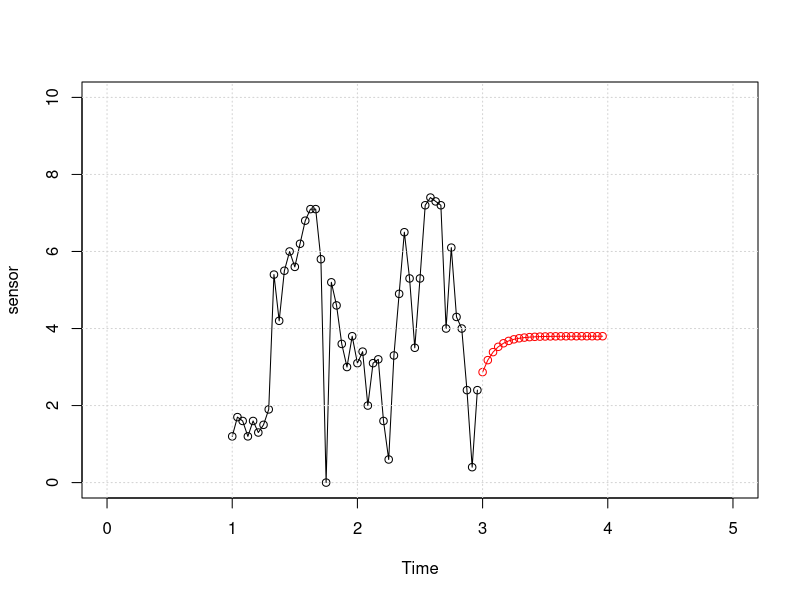
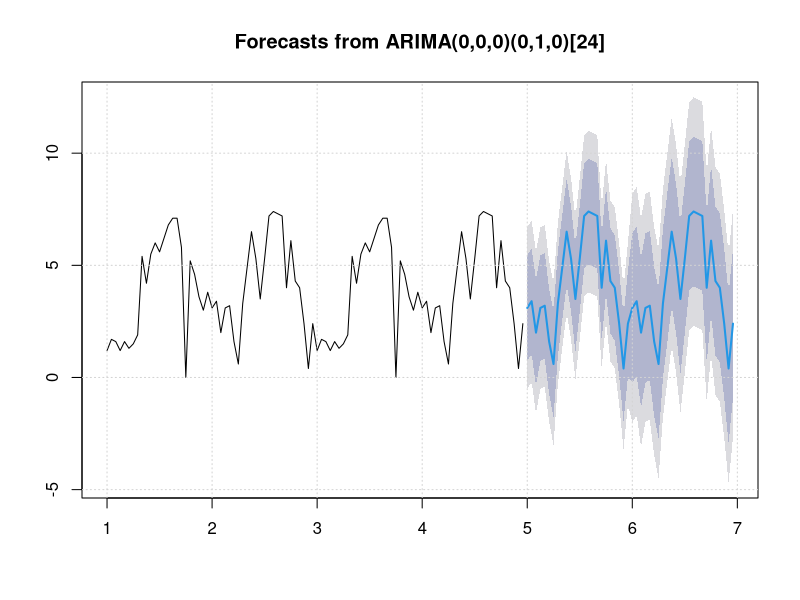
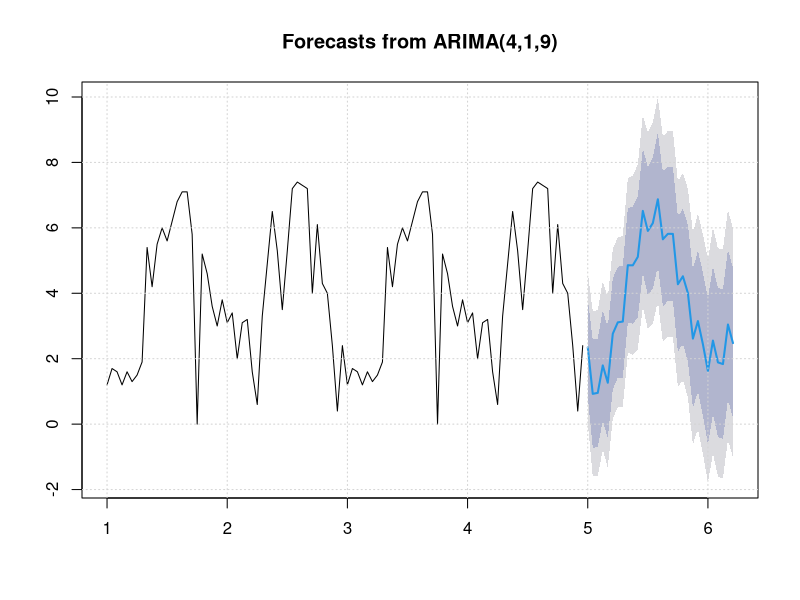

The R source for these figures, in order:


library(ggplot2)
library(forecast)
library(tseries)

value <- c(1.2, 1.7, 1.6, 1.2, 1.6, 1.3, 1.5, 1.9, 5.4, 4.2, 5.5, 6, 5.6, 
           6.2, 6.8, 7.1, 7.1, 5.8, 0, 5.2, 4.6, 3.6, 3, 3.8, 3.1, 3.4, 
           2, 3.1, 3.2, 1.6, 0.6, 3.3, 4.9, 6.5, 5.3, 3.5, 5.3, 7.2, 7.4, 
           7.3, 7.2, 4, 6.1, 4.3, 4, 2.4, 0.4, 2.4)

sensor<-ts(value,frequency=24)  # 24 hours
fit <- auto.arima(sensor)
LH.pred<-predict(fit,n.ahead=24)
plot(sensor,ylim=c(0,10),xlim=c(0,5),type="o", lwd="1")
lines(LH.pred$pred,col="red",type="o",lwd="1")
grid()


library(forecast)
value <- c(1.2,1.7,1.6, 1.2, 1.6, 1.3, 1.5, 1.9, 5.4, 4.2, 5.5, 6.0, 5.6, 6.2, 6.8, 7.1, 7.1, 5.8, 0.0, 5.2, 4.6, 3.6, 3.0, 3.8, 3.1, 3.4, 2.0, 3.1, 3.2, 1.6, 0.6, 3.3, 4.9, 6.5, 5.3, 3.5, 5.3, 7.2, 7.4, 7.3, 7.2, 4.0, 6.1, 4.3, 4.0, 2.4, 0.4, 2.4, 1.2,1.7,1.6, 1.2, 1.6, 1.3, 1.5, 1.9, 5.4, 4.2, 5.5, 6.0, 5.6, 6.2, 6.8, 7.1, 7.1, 5.8, 0.0, 5.2, 4.6, 3.6, 3.0, 3.8, 3.1, 3.4, 2.0, 3.1, 3.2, 1.6, 0.6, 3.3, 4.9, 6.5, 5.3, 3.5, 5.3, 7.2, 7.4, 7.3, 7.2, 4.0, 6.1, 4.3, 4.0, 2.4, 0.4, 2.4)
sensor <- ts(value,frequency=24) # consider adding a start so you get nicer labelling on your chart. 
fit <- auto.arima(sensor)
fcast <- forecast(fit)
plot(fcast)
grid()
fcast


library(forecast)
value <- c(1.2,1.7,1.6, 1.2, 1.6, 1.3, 1.5, 1.9, 5.4, 4.2, 5.5, 6.0, 5.6, 6.2, 6.8, 7.1, 7.1, 5.8, 0.0, 5.2, 4.6, 3.6, 3.0, 3.8, 3.1, 3.4, 2.0, 3.1, 3.2, 1.6, 0.6, 3.3, 4.9, 6.5, 5.3, 3.5, 5.3, 7.2, 7.4, 7.3, 7.2, 4.0, 6.1, 4.3, 4.0, 2.4, 0.4, 2.4, 1.2,1.7,1.6, 1.2, 1.6, 1.3, 1.5, 1.9, 5.4, 4.2, 5.5, 6.0, 5.6, 6.2, 6.8, 7.1, 7.1, 5.8, 0.0, 5.2, 4.6, 3.6, 3.0, 3.8, 3.1, 3.4, 2.0, 3.1, 3.2, 1.6, 0.6, 3.3, 4.9, 6.5, 5.3, 3.5, 5.3, 7.2, 7.4, 7.3, 7.2, 4.0, 6.1, 4.3, 4.0, 2.4, 0.4, 2.4)
sensor <- ts(value,frequency=24) # consider adding a start so you get nicer labelling on your chart. 
fit <- auto.arima(sensor)
fit2 = arima(sensor, order=c(4,1,9))
fcast <- forecast(fit2, h = 30)
plot(fcast)
grid()
fcast
